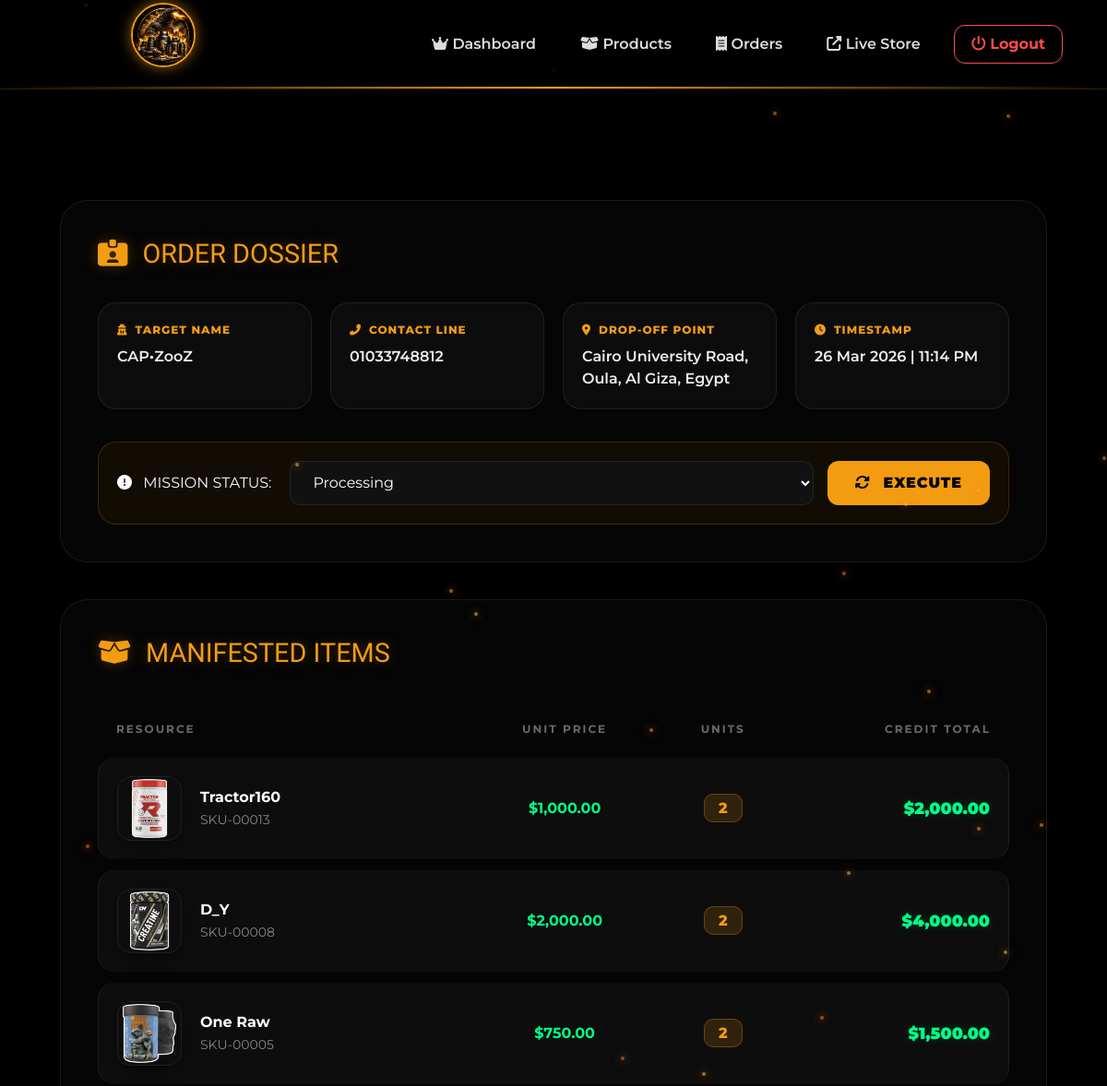
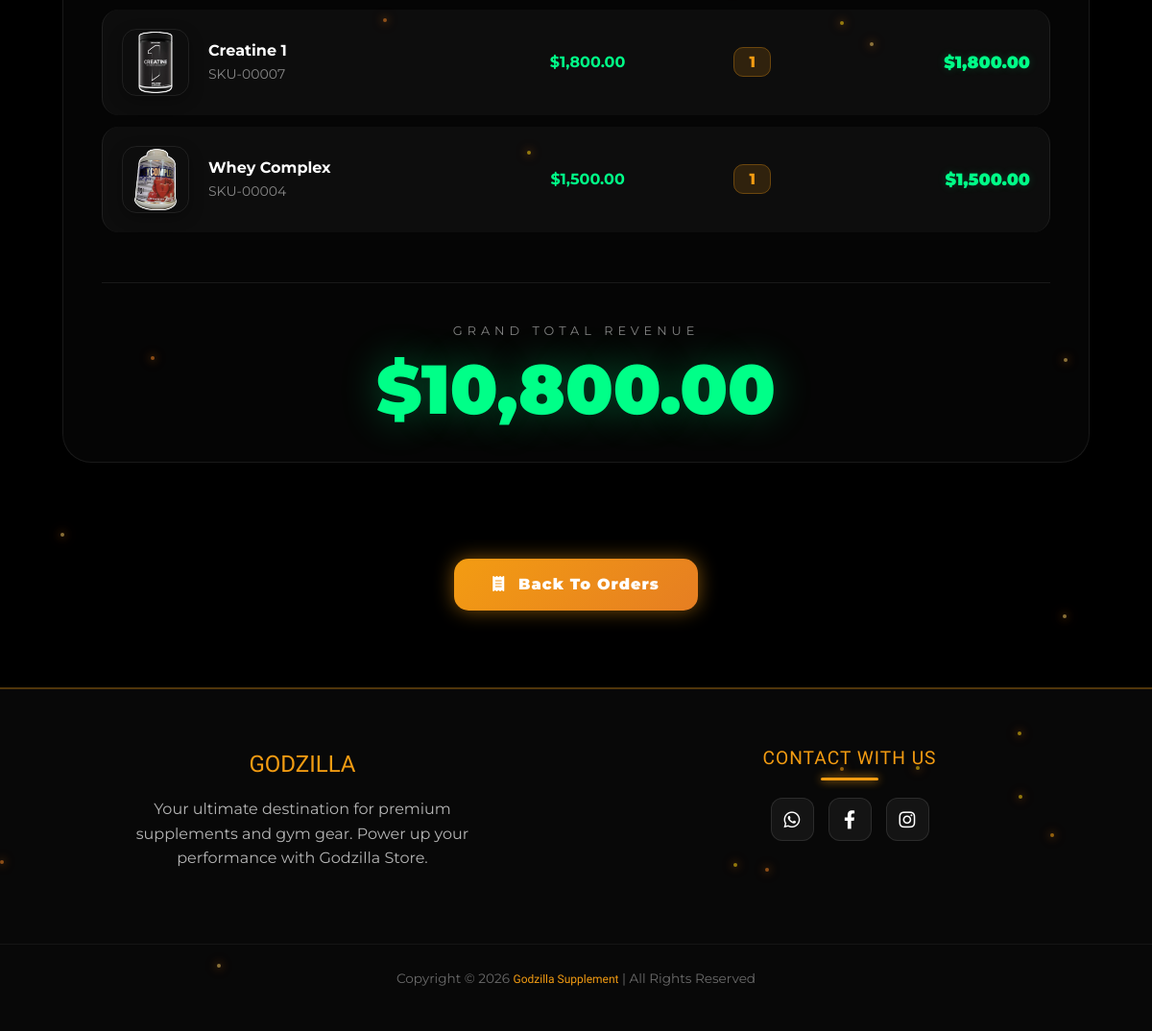
Screenshot of /admin/view_order.php?id=45 with the database file from the repository (2 pictures, top to bottom).
### tables this page shows
CREATE TABLE `orders` (
  `id` int(11) NOT NULL,
  `customer_name` varchar(255) DEFAULT NULL,
  `customer_phone` varchar(50) DEFAULT NULL,
  `customer_address` text DEFAULT NULL,
  `total_price` decimal(10,2) DEFAULT NULL,
  `payment_method` varchar(50) NOT NULL,
  `created_at` timestamp NOT NULL DEFAULT current_timestamp(),
  `status` varchar(20) NOT NULL DEFAULT 'Pending',
  `payment_status` varchar(20) DEFAULT 'Pending',
  `transaction_id` varchar(100) DEFAULT NULL,
  `coupon_code` varchar(50) DEFAULT NULL,
  `discount` decimal(10,2) DEFAULT 0.00
);

CREATE TABLE `order_items` (
  `id` int(11) NOT NULL,
  `order_id` int(11) DEFAULT NULL,
  `product_id` int(11) DEFAULT NULL,
  `quantity` int(11) DEFAULT NULL,
  `price` decimal(10,2) DEFAULT NULL
);

CREATE TABLE `products` (
  `id` int(11) NOT NULL,
  `name` varchar(255) DEFAULT NULL,
  `price` decimal(10,2) DEFAULT NULL,
  `description` text DEFAULT NULL,
  `image` varchar(255) DEFAULT NULL,
  `category` varchar(100) DEFAULT NULL,
  `created_at` timestamp NOT NULL DEFAULT current_timestamp(),
  `img` varchar(255) DEFAULT NULL
);

### admin/view_order.php (the view, shortened to what this page needs)
<?php
include("../inc/config.php");
include("../inc/admin_header.php");
$order_id = $_GET['id'] ?? 0;
$stmt = $pdo->prepare("SELECT * FROM orders WHERE id = ?");
$stmt->execute([$order_id]);
$order = $stmt->fetch();
$stmt_items = $pdo->prepare("SELECT oi.*, p.name as p_name, p.image, p.price as current_product_price FROM order_items oi LEFT JOIN products p ON oi.product_id = p.id WHERE oi.order_id = ?");
$stmt_items->execute([$order_id]);
$items = $stmt_items->fetchAll();
function getProductImage($image)
{
    if (file_exists('../uploads/' . $image)) return '../uploads/' . $image;
    return '../img/icon.jpg';
}
?>
<!DOCTYPE html>
<html lang="en">
<head>
    <link href="https://cdn.jsdelivr.net/npm/bootstrap@5.3.0/dist/css/bootstrap.min.css" rel="stylesheet">
    <link rel="stylesheet" href="https://cdnjs.cloudflare.com/ajax/libs/font-awesome/6.4.0/css/all.min.css">
</head>
<body>
    <div class="content">
        <div class="glass-card shadow-lg">
            <h1><i class="fas fa-id-card-alt me-3"></i>Order Dossier</h1>
            <div class="info-grid">
                <div class="info-item">
                    <label><i class="fas fa-user-secret me-2"></i>Target Name</label>
                    <div class="value"><?php echo htmlspecialchars($order['customer_name']); ?></div>
                </div>
                <div class="info-item">
                    <label><i class="fas fa-phone-alt me-2"></i>Contact Line</label>
                    <div class="value"><?php echo htmlspecialchars($order['customer_phone']); ?></div>
                </div>
                <div class="info-item">
                    <label><i class="fas fa-map-marker-alt me-2"></i>Drop-off Point</label>
                    <div class="value"><?php echo htmlspecialchars($order['customer_address']); ?></div>
                </div>
                <div class="info-item">
                    <label><i class="fas fa-clock me-2"></i>Timestamp</label>
                    <div class="value"><?php echo date('d M Y | h:i A', strtotime($order['created_at'])); ?></div>
                </div>
            </div>
            <form method="POST" class="status-box" id="statusForm">
                <div class="status-label">
                    <i class="fas fa-exclamation-circle me-2"></i> MISSION STATUS:
                </div>
                <div class="status-controls">
                    <select name="status" id="orderStatus">
                        <?php
                        $opts = ['Pending', 'Processing', 'Shipped', 'Completed', 'Cancelled'];
                        foreach ($opts as $opt) {
                            $sel = ($order['status'] == $opt) ? 'selected' : '';
                            echo "<option value='$opt' $sel>$opt</option>";
                        }
                        ?>
                    </select>
                    <button type="submit" name="update_status" class="btn-update">
                        <i class="fas fa-sync-alt me-2"></i> EXECUTE
                    </button>
                </div>
            </form>
        </div>
        <div class="glass-card">
            <h2><i class="fas fa-box-open me-3"></i>Manifested Items</h2>
            <div class="table-responsive">
                <table class="items-table">
                    <thead>
                        <tr>
                            <th>Resource</th>
                            <th class="text-center">Unit Price</th>
                            <th class="text-center">Units</th>
                            <th class="text-end">Credit Total</th>
                        </tr>
                    </thead>
                    <tbody>
                        <?php foreach ($items as $item):
                            $img = getProductImage($item['image']);
                            $price = ($item['price'] > 0) ? $item['price'] : ($item['current_product_price'] ?? 0);
                            $sub = $price * $item['quantity'];
                        ?>
                            <tr>
                                <td>
                                    <div class="d-flex align-items-center">
                                        <img src="<?php echo $img; ?>" class="product-thumb">
                                        <div>
                                            <div class="fw-bold text-white"><?php echo htmlspecialchars($item['product_name'] ?? $item['p_name']); ?></div>
                                            <small class="text-white-50">SKU-<?php echo str_pad($item['product_id'], 5, '0', STR_PAD_LEFT); ?></small>
                                        </div>
                                    </div>
                                </td>
                                <td class="text-center price-text">$<?php echo number_format($price, 2); ?></td>
                                <td class="text-center">
                                    <span class="qty-badge"><?php echo $item['quantity']; ?></span>
                                </td>
                                <td class="text-end subtotal-text">$<?php echo number_format($sub, 2); ?></td>
                            </tr>
                        <?php endforeach; ?>
                    </tbody>
                </table>
            </div>
            <div class="total-section">
                <div class="total-label">Grand Total Revenue</div>
                <div class="total-value">$<?php echo number_format($order['total_price'], 2); ?></div>
            </div>
        </div>
    </div>
    <div style="text-align:center; margin-bottom: 60px;">
        <a href="orders.php" class="btn-go-products">
            <i class="fas fa-receipt me-2"></i> Back To Orders
        </a>
    </div>
    <?php include("../inc/footer.php"); ?>

### css/custom.css (style rules this page uses)
:root { --primary-gold: #f39c12; --dark-bg: #0a0a0a; --white: white; --secondary: #ff2a6d; --tertiary: #05d9e8; --accent: #f2f542; --accent-orange: #e67e22; --purple: #a259ff; --blue: #2c81ff; --glow-blue: 0 0 20px rgba(5, 217, 232, 0.7); --glow-secondary: 0 0 30px rgba(255, 42, 109, 0.7); }
*, *::before, *::after { margin: 0; padding: 0; box-sizing: border-box; }
body { font-family: 'Quicksand', 'Montserrat', sans-serif; background-color: var(--dark-bg); color: var(--white); overflow-x: hidden; cursor: none; scroll-behavior: smooth; min-height: 100vh; position: relative; }
body::before { content: ""; position: fixed; inset: 0; background: rgba(0, 0, 0, 0.85); z-index: -1; }
.glass-card { background: rgba(255, 255, 255, 0.03); backdrop-filter: blur(15px); border: 1px solid rgba(255, 255, 255, 0.1); border-radius: 20px; box-shadow: 0 20px 40px rgba(0, 0, 0, 0.5); }
.fw-bold { font-weight: 700 !important; }

### inc/admin_header.php (style rules this page uses)
* { margin: 0; padding: 0; box-sizing: border-box; }
:root { --primary: #0a0a0a; --white: white; --secondary: #ff2a6d; --tertiary: #05d9e8; --accent: #f2f542; --accentely: #e67e22; --purple: #a259ff; --blue: #2c81ff; --glow: 0 0 20px rgba(5, 217, 232, 0.7); --glow-secondary: 0 0 30px rgba(255, 42, 109, 0.7); --admin-bg: #0f1113; --card-bg: #1a1d21; --accent-color: #f39c12; --text-muted: #94a3b8; --border-color: rgba(255, 255, 255, 0.05); }
body { font-family: 'Montserrat', sans-serif; background-color: black; color: white; overflow-x: hidden; cursor: auto; scroll-behavior: smooth; min-height: 100vh; }
body::before { content: ""; position: fixed; top: 0; left: 0; width: 100%; height: 100%; background: rgba(0, 0, 0, 0.85); z-index: -1; }

### rows the page displays
orders: customer_name "CAP•ZooZ", customer_phone "01033748812", customer_address "Cairo University Road, Oula, Al Giza, Egypt", created_at "26 Mar 2026 | 11:14 PM", status "Processing", total_price "10,800.00"
order_items: product.image (picture), product.name "Tractor160", product "00013", price "1,000.00", quantity "2", sub "2,000.00"
order_items: product.image (picture), product.name "D_Y", product "00008", price "2,000.00", quantity "2", sub "4,000.00"
order_items: product.image (picture), product.name "One Raw", product "00005", price "750.00", quantity "2", sub "1,500.00"
order_items: product.image (picture), product.name "Creatine 1", product "00007", price "1,800.00", quantity "1", sub "1,800.00"
order_items: product.image (picture), product.name "Whey Complex", product "00004", price "1,500.00", quantity "1", sub "1,500.00"
